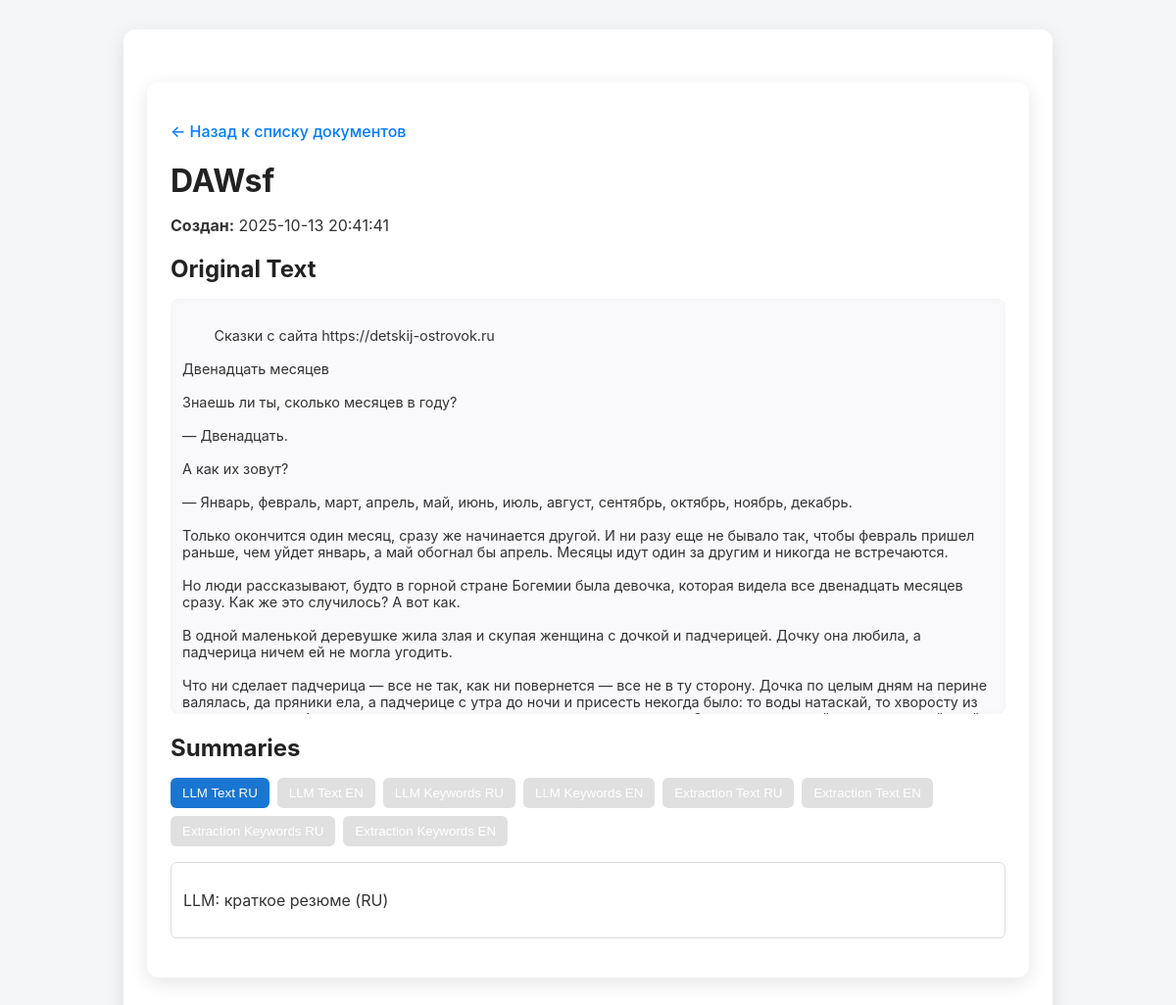
The app's page /documents/9 with its own data.
### models.py (models this page shows)
class TextDocument(Base):
    __tablename__ = "text_documents"
    id = Column(Integer, primary_key=True, autoincrement=True)
    file_name = Column(String, nullable=False)
    name = Column(String, nullable=False, unique=True)
    original_text = Column(String, nullable=False)
    summary_json = Column(JSON, nullable=False)
    created_at = Column(DateTime(timezone=True), server_default=func.now())

### web_routes.py (the view)
@router.get("/documents/{doc_id}", response_class=HTMLResponse)
async def view_document(doc_id: int, request: Request, service: DocumentService = Depends(get_document_service)):
    try:
        doc = await service.get_document(doc_id)
        return request.app.templates.TemplateResponse(
            "document.html",
            {"request": request, "doc": doc}
        )
    except ValueError as e:
        return request.app.templates.TemplateResponse(
            "error.html",
            {"request": request, "message": str(e)},
            status_code=404
        )

### templates/document.html (shortened to what this page needs)
{% extends "base.html" %}
{% block content %}
<div class="container">
     <p><a href="/" class="back-link">&larr; Назад к списку документов</a></p>
    <h1>{{ doc.name or doc.file_name }}</h1>
    <p><strong>Создан:</strong> {{ doc.created_at }}</p>
    <h2>Original Text</h2>
    <div class="original collapsible">
        {{ doc.original_text }}
    </div>
    <h2>Summaries</h2>
    <div class="tab-buttons">
        <button onclick="showTab('llm_text_ru', this)" class="active">LLM Text RU</button>
        <button onclick="showTab('llm_text_en', this)">LLM Text EN</button>
        <button onclick="showTab('llm_keyword_ru', this)">LLM Keywords RU</button>
        <button onclick="showTab('llm_keyword_en', this)">LLM Keywords EN</button>
        <button onclick="showTab('extr_text_ru', this)">Extraction Text RU</button>
        <button onclick="showTab('extr_text_en', this)">Extraction Text EN</button>
        <button onclick="showTab('extr_keyword_ru', this)">Extraction Keywords RU</button>
        <button onclick="showTab('extr_keyword_en', this)">Extraction Keywords EN</button>
    </div>
    <div id="llm_text_ru" class="tab-content active">
        <p>{{ doc.summary.llm_text_summary.ru }}</p>
    </div>
</div>
{% endblock %}

### static/styles.css (style rules this page uses)
body { font-family: 'Inter', sans-serif; background: #f4f6f8; color: #333; margin: 0; padding: 0; }
.container { max-width: 900px; margin: 30px auto; background: #fff; padding: 24px; border-radius: 12px; box-shadow: 0 6px 20px rgba(0,0,0,0.08); }
.back-link { text-decoration: none; color: #007bff; font-weight: 500; }
h1, h2, h3 { color: #222; margin-bottom: 16px; }
.original { white-space: pre-wrap; background: #f9f9fb; padding: 16px; border-radius: 8px; max-height: 400px; overflow-y: auto; box-shadow: inset 0 0 6px rgba(0,0,0,0.03); font-size: 0.95rem; }
button { background: linear-gradient(135deg, #4f9cff, #0066ff); color: white; padding: 6px 12px; border-radius: 8px; border: none; cursor: pointer; transition: all 0.3s; font-weight: 500; }
.container { max-width: 900px; margin: 30px auto; background: #fff; padding: 24px; border-radius: 12px; box-shadow: 0 6px 20px rgba(0,0,0,0.1); }
.tab-buttons { display: flex; flex-wrap: wrap; margin-bottom: 16px; gap: 8px; }
.tab-buttons button { padding: 8px 12px; border: none; background: #e0e0e0; cursor: pointer; border-radius: 6px; transition: background 0.2s; }
.tab-buttons button.active { background: #1976d2; color: white; }
.tab-content { display: none; padding: 12px; border: 1px solid #ddd; border-radius: 6px; margin-bottom: 16px; }
.tab-content.active { display: block; }
.original { white-space: pre-wrap; background: #f9f9fb; padding: 16px; border-radius: 8px; max-height: 300px; overflow-y: auto; box-shadow: inset 0 0 6px rgba(0,0,0,0.03); font-size: 0.9rem; }
.collapsible { max-height: 400px; overflow-y: auto; transition: max-height 0.3s ease-out, padding 0.3s ease-out; padding: 12px; }

### records on screen
TextDocument: name "DAWsf", created_at "2025-10-13 20:41:41", original_text "Сказки с сайта https://detskij-ostrovok.ru Двенадцать месяцев Знаешь ли ты, сколько месяцев в году? — Двенадцать. А как их зовут? — Январь, февраль, март, апрель, май, июнь, июль, август, сентябрь, октябрь, ноябрь, декабрь. Только окончится один месяц, сразу же начинается другой. И ни разу еще не бывало так, чтобы февраль пришел раньше, чем уйдет январь, а май обогнал бы апрель. Месяцы идут один за другим и никогда не встречаются. Но люди рассказывают, будто в горной стране Богемии была девочка, которая видела все двенадцать месяцев сразу. Как же это случилось? А вот как. В одной маленькой деревушке жила злая и скупая женщина с дочкой и падчерицей. Дочку она любила, а падчерица ничем ей не…"

### other values on screen
{{ doc.summary.llm_text_summary.ru }} "LLM: краткое резюме (RU)"
